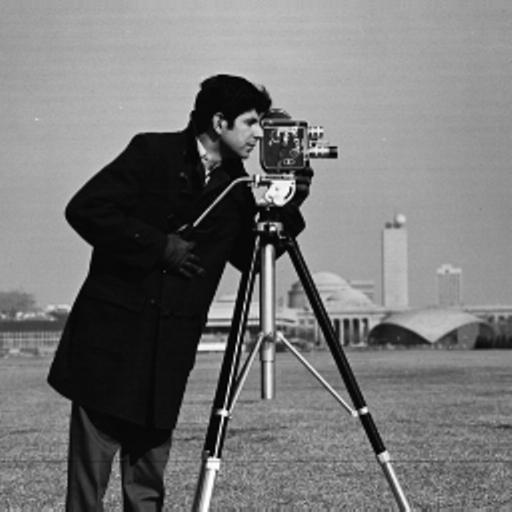
#> input picture AI_ML/Week1/cameraman.png, 512 x 512 px, found by its file name
$ jupyter execute --allow-errors Worksheet1_2430497.ipynb
#> lines starting #> are read from the running program, lines starting #| are printed output that depends on the picture; after the words box and inside, x2 and y2 are one past the last pixel; in counts of white or black regions, pixels touching at a corner belong together
Exercise - 1

[cell 1]
from google.colab import drive
drive.mount('/content/drive')

1. Read and display the image.

[cell 2]
from PIL import Image
#> (the rest of this cell did not finish here and is left out)

2. Display only the top left corner of 100x100 pixels.

[cell 3]
import numpy as np

# Convert image to a NumPy array
#> (the rest of this cell did not finish here and is left out)

3. Show the three color channels (R, G, B).

[cell 4]
import matplotlib.pyplot as plt

#Seperate the color channels
#> (the rest of this cell did not finish here and is left out)

4. Modify the top 100 × 100 pixels to a value of 210 and display the resulting image

#> (a cell that did not finish here is left out)

Exercise - 2:

1. Load and display a grayscale image.
• Load a grayscale image using the Pillow library.
• Display the grayscale image using matplotlib.

[cell 6]
# Helper function to display images
def show_image(img, title="", cmap_type=None):
    """
    Displays an image using matplotlib.

    Parameters:
        img : PIL.Image or NumPy array
        title : str - title of the image
        cmap_type : str or None - color map, e.g., 'gray' for grayscale
    """
    # Convert PIL Image to NumPy array if needed
    if isinstance(img, Image.Image):
        img = np.array(img)

    plt.figure(figsize=(5,5))
    plt.imshow(img, cmap=cmap_type)
    plt.title(title)
    plt.axis('off')
    plt.show()

[cell 7]
img_grayscale = Image.open("/content/drive/MyDrive/AI_ML/Week1/cameraman.png")
#> img_grayscale is the input picture: PIL image 512x512 L; min 0, max 255, mean 118.3
show_image(img_grayscale, title="Grayscale Image", cmap_type="gray")

2. Extract and display the middle section of the image (150 pixels).

[cell 8]
img_grayscale_array = np.array(img_grayscale)
height , width = img_grayscale_array.shape
#> height = 512; width = 512
center_crop = img_grayscale_array[height//2 - 75: height//2 + 75, width//2 - 75 : width//2 +75]
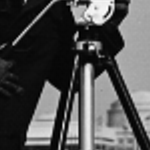
#> center_crop: shape (150, 150); min 0, max 253, mean 80.5

show_image(center_crop, title="Center 150x150 Section", cmap_type="gray")

3. Apply a simple threshold to the image (e.g., set all pixel values below 100 to 0).
• Apply a threshold to the grayscale image: set all pixel values below 100 to 0, and all values
above 100 to 255 (creating a binary image).
• Display the resulting binary image.

[cell 9]
binary_image = np.where(img_grayscale_array < 100, 0, 255).astype(np.uint8)
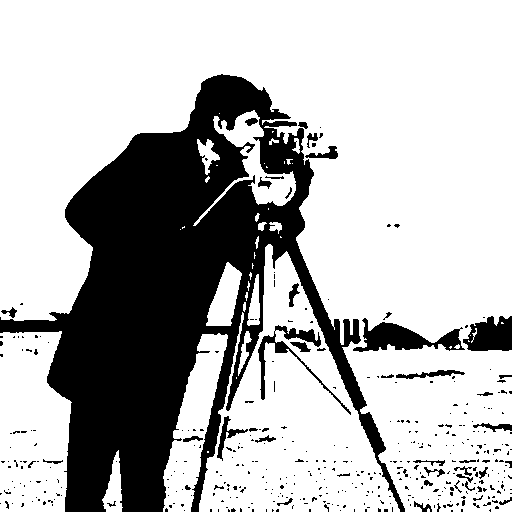
#> binary_image: shape (512, 512); 71.7% white; 410 black regions (365 under 20 px), largest, box (x1, y1, x2, y2) and area: (0, 74, 405, 512) 65772, (353, 318, 465, 352) 1736, (463, 316, 512, 351) 1280
show_image(binary_image, title="Thresholded Image", cmap_type="gray")

4. Rotate the image 90 degrees clockwise and display the result.
• Rotate the image by 90 degrees clockwise using the Pillow rotate method or by manipulating
the image array.
• Display the rotated image using matplotlib.

[cell 10]
rotated_image = img_grayscale.rotate(-90, expand=True)  # Negative for clockwise rotation
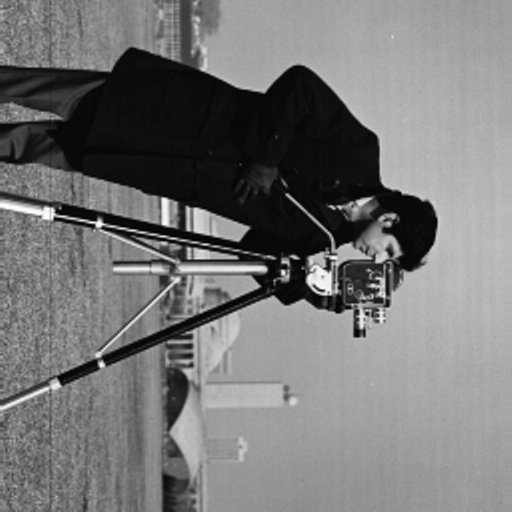
#> rotated_image: PIL image 512x512 L; min 0, max 255, mean 118.3

show_image(rotated_image, title="Rotated Image", cmap_type="gray")

5. Convert the grayscale image to an RGB image.
• Convert the grayscale image into an RGB image where the grayscale values are replicated
across all three channels (R, G, and B).
• Display the converted RGB image using matplotlib.

[cell 11]
rgb_image = Image.merge("RGB", (img_grayscale, img_grayscale, img_grayscale))  # Replicate grayscale across R,G,B

show_image(rgb_image, title="Grayscal)e → RGB", cmap_type="gray")
